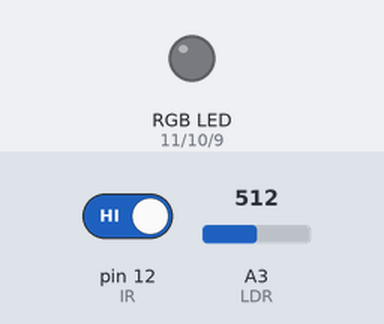
Simulated run of this sketch. Board: Arduino Uno, built with avr-gcc and run on an emulated ATmega328P. Parts: an RGB LED mixed from three pins (HIGH = lit). Inputs (shaded band) come from the test bench; at power-on: A3 (LDR) = 512, pin 12 (IR) HIGH.

Above: at 1.3 s.
1.4 s: A3 (LDR) set to 83
3.2 s: A3 (LDR) set to 70
At 5.2 s:
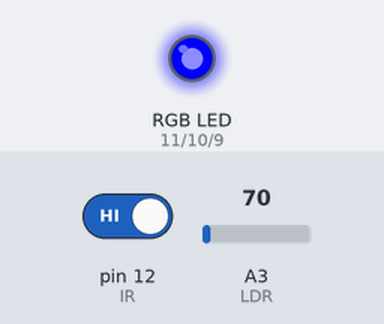
5.5 s: pin 12 (IR) driven LOW
At 6.4 s:
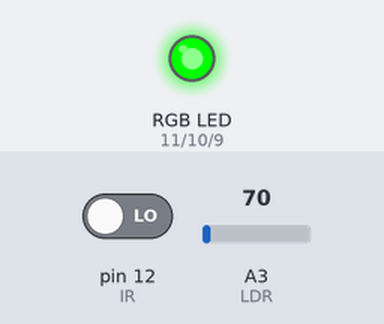
Timing chart, 0 to 8.5 s (numbered marks = the images above; inputs shaded):
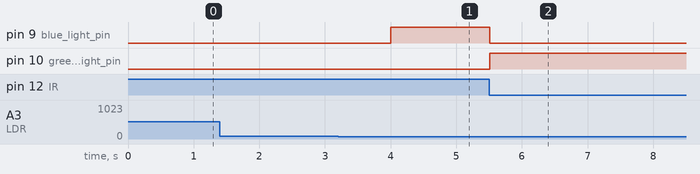

Measured:
- the behaviour switches between 76 and 75 on A3 (LDR) (found by bisection; images 0 and 1)
- after the input at 1.4 s, every drawn part: stays the same
- after the input at 3.2 s, pin 9 (blue_light_pin): LOW → HIGH after 0.80 s
- after the input at 5.5 s, pin 9 (blue_light_pin): HIGH → LOW at once; pin 10 (green_light_pin): LOW → HIGH at once

The sketch:

Smart_Street_Light_Project.ino
```cpp
int IR = 12;
int LDR = A3;

int blue_light_pin = 9;
int green_light_pin = 10;
int red_light_pin = 11;


int High = 255;
int Low = 0;
void setup()

{

pinMode(blue_light_pin, OUTPUT);
pinMode(green_light_pin, OUTPUT);
pinMode(red_light_pin, OUTPUT);

pinMode(IR, INPUT);

pinMode(LDR, INPUT);

}

void loop() {

int LDRValue = analogRead(LDR);

Serial.print("sensor = ");

Serial.print(LDRValue);

delay (500);


if (digitalRead(IR) == LOW)

    {
if (LDRValue> 75)
    {
RGB_color(0, 0, 0); // Black
Serial.println("It's Bright Outside; Lights status: OFF");
    }
else if (LDRValue < 75){

RGB_color(0, 255, 0); // Green
delay (5000);
Serial.println("It's Dark Outside but No motion ; LED Lights status: ON");

    }
 }
else if (digitalRead(IR) == HIGH)
      {
  if (LDRValue> 75)
    {
RGB_color(0, 0, 0); // Black
Serial.println("It's Bright Outside; Lights status: OFF");
    }
  else if  (50< LDRValue< 75 )
      {


RGB_color(0, 0, 255); // Blue
Serial.println("It's Dark Outside; LED Lights status: ON");

    }
 else
      {

RGB_color(255, 0, 0); //Red

Serial.println("It's very Dark Outside; LED Lights status: ON");

    }

  }
}
void RGB_color(int red_light_value, int green_light_value, int blue_light_value)
 {
  analogWrite(red_light_pin, red_light_value);
  analogWrite(green_light_pin, green_light_value);
  analogWrite(blue_light_pin, blue_light_value);
}
```
